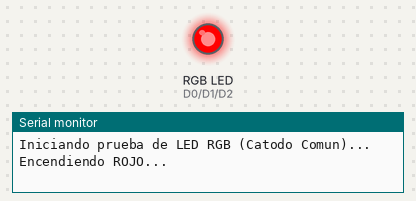
Bench run of a sketch on a simulated ESP8266 (NodeMCU). On the bench: an RGB LED mixed from three pins (HIGH = lit), the last lines printed to the serial monitor.

Above: at 0.5 s.
At 2.0 s:
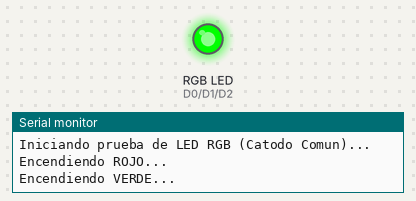
At 3.5 s:
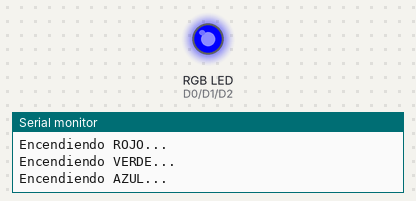
At 5.2 s:
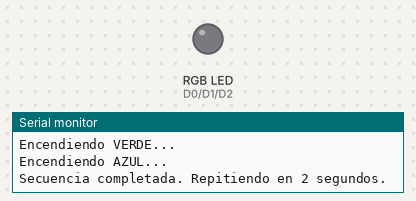
Timing chart, 0 to 8.5 s (numbered marks = the images above):
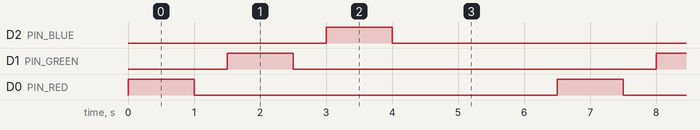

The sketch:

PruebaLED_rgb.ino
```cpp
// Definición de pines para el LED RGB
// ¡IMPORTANTE! D0, D1, D2 en el NodeMCU (ESP8266) corresponden a GPIO16, GPIO5, y GPIO4, respectivamente.
// Este código usa las constantes D0, D1, D2 que son reconocidas por el IDE.
const int PIN_RED = D0;
const int PIN_GREEN = D1;
const int PIN_BLUE = D2;

// Tiempo que cada color estará encendido (en milisegundos)
const int DELAY_TIME = 1000;

// Estado para encender (HIGH) o apagar (LOW) para un LED de CÁTODO COMÚN.
// Encender = HIGH (proveer 3V)
// Apagar = LOW (proveer GND)
const int ON = HIGH;
const int OFF = LOW;

void setup() {
  Serial.begin(115200);
  Serial.println("Iniciando prueba de LED RGB (Catodo Comun)...");

  // Configurar los pines como salidas
  pinMode(PIN_RED, OUTPUT);
  pinMode(PIN_GREEN, OUTPUT);
  pinMode(PIN_BLUE, OUTPUT);

  // Asegurarse de que el LED esté apagado al inicio
  turnOffLEDs();
}

void loop() {
  Serial.println("Encendiendo ROJO...");
  digitalWrite(PIN_RED, ON);
  delay(DELAY_TIME);
  turnOffLEDs(); // Apagar el color actual
  delay(500); // Pausa breve entre colores

  Serial.println("Encendiendo VERDE...");
  digitalWrite(PIN_GREEN, ON);
  delay(DELAY_TIME);
  turnOffLEDs();
  delay(500);

  Serial.println("Encendiendo AZUL...");
  digitalWrite(PIN_BLUE, ON);
  delay(DELAY_TIME);
  turnOffLEDs();
  delay(500);

  Serial.println("Secuencia completada. Repitiendo en 2 segundos.");
  delay(2000); // Pausa más larga antes de repetir la secuencia
}

/**
 * Función auxiliar para apagar todos los colores del LED.
 */
void turnOffLEDs() {
  digitalWrite(PIN_RED, OFF);
  digitalWrite(PIN_GREEN, OFF);
  digitalWrite(PIN_BLUE, OFF);
}
```

Measured:
- by itself, D2 (PIN_BLUE), D1 (PIN_GREEN), D0 (PIN_RED): alternates HIGH for 1.0 s and LOW for 5.5 s
- by itself, everything shown: repeats every 6.5 s, in 6 steps
